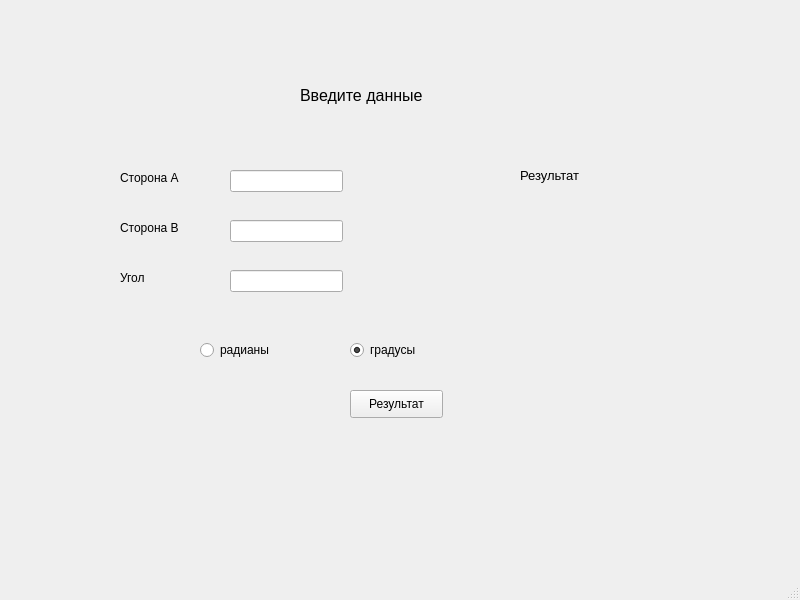
<?xml version="1.0" encoding="UTF-8"?>
<ui version="4.0">
 <class>MainWindow</class>
 <widget class="QMainWindow" name="MainWindow">
  <property name="geometry">
   <rect>
    <x>0</x>
    <y>0</y>
    <width>800</width>
    <height>600</height>
   </rect>
  </property>
  <property name="windowTitle">
   <string>Расчет стороны треугольника</string>
  </property>
  <widget class="QWidget" name="centralwidget">
   <widget class="QLabel" name="label">
    <property name="geometry">
     <rect>
      <x>300</x>
      <y>80</y>
      <width>151</width>
      <height>31</height>
     </rect>
    </property>
    <property name="font">
     <font>
      <pointsize>12</pointsize>
     </font>
    </property>
    <property name="text">
     <string>Введите данные</string>
    </property>
   </widget>
   <widget class="QLabel" name="label_2">
    <property name="geometry">
     <rect>
      <x>120</x>
      <y>170</y>
      <width>71</width>
      <height>16</height>
     </rect>
    </property>
    <property name="text">
     <string>Сторона А</string>
    </property>
   </widget>
   <widget class="QLabel" name="label_3">
    <property name="geometry">
     <rect>
      <x>120</x>
      <y>220</y>
      <width>71</width>
      <height>16</height>
     </rect>
    </property>
    <property name="text">
     <string>Сторона В</string>
    </property>
   </widget>
   <widget class="QLabel" name="label_4">
    <property name="geometry">
     <rect>
      <x>120</x>
      <y>270</y>
      <width>55</width>
      <height>16</height>
     </rect>
    </property>
    <property name="text">
     <string>Угол</string>
    </property>
   </widget>
   <widget class="QRadioButton" name="radioButtonRadian">
    <property name="geometry">
     <rect>
      <x>200</x>
      <y>340</y>
      <width>95</width>
      <height>20</height>
     </rect>
    </property>
    <property name="text">
     <string>радианы</string>
    </property>
    <property name="checked">
     <bool>false</bool>
    </property>
   </widget>
   <widget class="QRadioButton" name="radioButtonDegree">
    <property name="geometry">
     <rect>
      <x>350</x>
      <y>340</y>
      <width>95</width>
      <height>20</height>
     </rect>
    </property>
    <property name="text">
     <string>градусы</string>
    </property>
    <property name="checked">
     <bool>true</bool>
    </property>
   </widget>
   <widget class="QLineEdit" name="sideA">
    <property name="geometry">
     <rect>
      <x>230</x>
      <y>170</y>
      <width>113</width>
      <height>22</height>
     </rect>
    </property>
   </widget>
   <widget class="QLineEdit" name="sideB">
    <property name="geometry">
     <rect>
      <x>230</x>
      <y>220</y>
      <width>113</width>
      <height>22</height>
     </rect>
    </property>
   </widget>
   <widget class="QLineEdit" name="angle">
    <property name="geometry">
     <rect>
      <x>230</x>
      <y>270</y>
      <width>113</width>
      <height>22</height>
     </rect>
    </property>
   </widget>
   <widget class="QPushButton" name="pushButton">
    <property name="geometry">
     <rect>
      <x>350</x>
      <y>390</y>
      <width>93</width>
      <height>28</height>
     </rect>
    </property>
    <property name="text">
     <string>Результат</string>
    </property>
   </widget>
   <widget class="QLabel" name="label_5">
    <property name="geometry">
     <rect>
      <x>520</x>
      <y>160</y>
      <width>81</width>
      <height>31</height>
     </rect>
    </property>
    <property name="font">
     <font>
      <pointsize>10</pointsize>
     </font>
    </property>
    <property name="text">
     <string>Результат</string>
    </property>
   </widget>
   <widget class="QLabel" name="resultLabel">
    <property name="geometry">
     <rect>
      <x>530</x>
      <y>220</y>
      <width>55</width>
      <height>16</height>
     </rect>
    </property>
    <property name="text">
     <string/>
    </property>
   </widget>
  </widget>
  <widget class="QMenuBar" name="menubar">
   <property name="geometry">
    <rect>
     <x>0</x>
     <y>0</y>
     <width>800</width>
     <height>26</height>
    </rect>
   </property>
  </widget>
  <widget class="QStatusBar" name="statusbar"/>
 </widget>
 <resources/>
 <connections/>
</ui>
